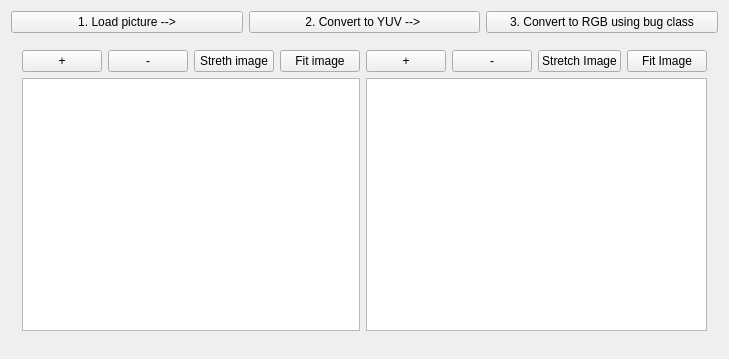
<?xml version="1.0" encoding="UTF-8"?>
<ui version="4.0">
 <class>MainWindow</class>
 <widget class="QWidget" name="MainWindow">
  <property name="geometry">
   <rect>
    <x>0</x>
    <y>0</y>
    <width>631</width>
    <height>359</height>
   </rect>
  </property>
  <property name="sizePolicy">
   <sizepolicy hsizetype="Preferred" vsizetype="Maximum">
    <horstretch>0</horstretch>
    <verstretch>0</verstretch>
   </sizepolicy>
  </property>
  <property name="windowTitle">
   <string>MainWindow</string>
  </property>
  <layout class="QGridLayout" name="gridLayout">
   <item row="0" column="0">
    <layout class="QHBoxLayout" name="horizontalLayout">
     <item>
      <widget class="QPushButton" name="pbLoad">
       <property name="text">
        <string>1. Load picture --&gt;</string>
       </property>
      </widget>
     </item>
     <item>
      <widget class="QPushButton" name="pbToYUV">
       <property name="text">
        <string>2. Convert to YUV --&gt; </string>
       </property>
      </widget>
     </item>
     <item>
      <widget class="QPushButton" name="pbToRGB">
       <property name="text">
        <string>3. Convert to RGB using bug class</string>
       </property>
      </widget>
     </item>
    </layout>
   </item>
   <item row="1" column="0">
    <layout class="QHBoxLayout" name="horizontalLayout_2"/>
   </item>
   <item row="3" column="0">
    <widget class="QWidget" name="consoleContainer" native="true">
     <property name="maximumSize">
      <size>
       <width>16777215</width>
       <height>250</height>
      </size>
     </property>
    </widget>
   </item>
   <item row="2" column="0">
    <widget class="QWidget" name="widget" native="true">
     <property name="sizePolicy">
      <sizepolicy hsizetype="Preferred" vsizetype="Expanding">
       <horstretch>0</horstretch>
       <verstretch>0</verstretch>
      </sizepolicy>
     </property>
     <layout class="QGridLayout" name="gridLayout_2">
      <item row="1" column="0" colspan="4">
       <widget class="QGraphicsView" name="gvSourcePicture"/>
      </item>
      <item row="0" column="3">
       <widget class="QPushButton" name="pbFitSource">
        <property name="text">
         <string>Fit image</string>
        </property>
       </widget>
      </item>
      <item row="0" column="8">
       <widget class="QPushButton" name="pbFitResult">
        <property name="text">
         <string>Fit Image</string>
        </property>
       </widget>
      </item>
      <item row="0" column="5">
       <widget class="QPushButton" name="pbResultZoomIn">
        <property name="text">
         <string>+</string>
        </property>
       </widget>
      </item>
      <item row="0" column="6">
       <widget class="QPushButton" name="pbResultZoomOut">
        <property name="text">
         <string>-</string>
        </property>
       </widget>
      </item>
      <item row="1" column="5" colspan="4">
       <widget class="QGraphicsView" name="gvResultPicture"/>
      </item>
      <item row="0" column="1">
       <widget class="QPushButton" name="pbSourceZoomOut">
        <property name="text">
         <string>-</string>
        </property>
       </widget>
      </item>
      <item row="0" column="0">
       <widget class="QPushButton" name="pbSourceZoomIn">
        <property name="text">
         <string>+</string>
        </property>
       </widget>
      </item>
      <item row="0" column="2">
       <widget class="QPushButton" name="pbStretchSource">
        <property name="text">
         <string>Streth image</string>
        </property>
       </widget>
      </item>
      <item row="0" column="7">
       <widget class="QPushButton" name="pbStretchResult">
        <property name="text">
         <string>Stretch Image</string>
        </property>
       </widget>
      </item>
     </layout>
    </widget>
   </item>
  </layout>
 </widget>
 <layoutdefault spacing="6" margin="11"/>
 <resources/>
 <connections/>
</ui>
